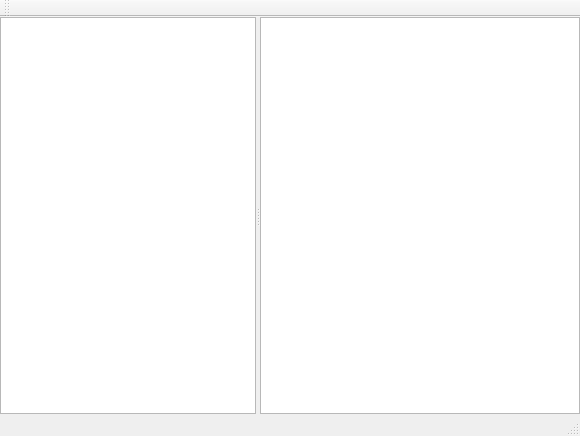
<?xml version="1.0" encoding="UTF-8"?>
<ui version="4.0">
 <class>MainWindow</class>
 <widget class="QMainWindow" name="MainWindow">
  <property name="geometry">
   <rect>
    <x>0</x>
    <y>0</y>
    <width>580</width>
    <height>436</height>
   </rect>
  </property>
  <property name="windowTitle">
   <string>MainWindow</string>
  </property>
  <property name="locale">
   <locale language="C" country="AnyCountry"/>
  </property>
  <widget class="QWidget" name="centralWidget">
   <layout class="QVBoxLayout" name="verticalLayout">
    <property name="leftMargin">
     <number>0</number>
    </property>
    <property name="topMargin">
     <number>0</number>
    </property>
    <property name="rightMargin">
     <number>0</number>
    </property>
    <property name="bottomMargin">
     <number>0</number>
    </property>
    <item>
     <widget class="QSplitter" name="splitter">
      <property name="orientation">
       <enum>Qt::Horizontal</enum>
      </property>
      <property name="childrenCollapsible">
       <bool>false</bool>
      </property>
      <widget class="QTreeView" name="mapTree"/>
      <widget class="QGraphicsView" name="mapView">
       <property name="sizePolicy">
        <sizepolicy hsizetype="Expanding" vsizetype="Expanding">
         <horstretch>1</horstretch>
         <verstretch>1</verstretch>
        </sizepolicy>
       </property>
      </widget>
     </widget>
    </item>
   </layout>
  </widget>
  <widget class="QMenuBar" name="menuBar">
   <property name="geometry">
    <rect>
     <x>0</x>
     <y>0</y>
     <width>580</width>
     <height>22</height>
    </rect>
   </property>
  </widget>
  <widget class="QToolBar" name="mainToolBar">
   <attribute name="toolBarArea">
    <enum>TopToolBarArea</enum>
   </attribute>
   <attribute name="toolBarBreak">
    <bool>false</bool>
   </attribute>
  </widget>
  <widget class="QStatusBar" name="statusBar"/>
 </widget>
 <layoutdefault spacing="6" margin="11"/>
 <resources/>
 <connections/>
</ui>
